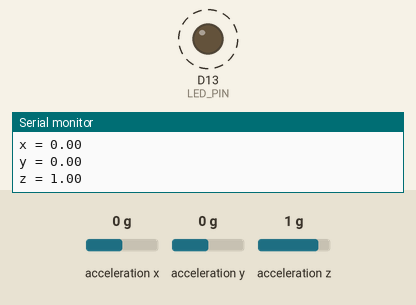
Simulated run of this sketch. Board: Arduino Nano 33 BLE. On the bench: output pins drawn as LEDs (lit = HIGH), the last lines printed to the serial monitor. Dashed ring = blinking. The test bench sets the inputs (shaded band); at power-on: acceleration z 1 g, acceleration y 0 g, acceleration x 0 g.

Above: at 3.2 s.
3.3 s: acceleration z set to 0.7 g
6.8 s: acceleration z set to 0.4 g
At 7.6 s:
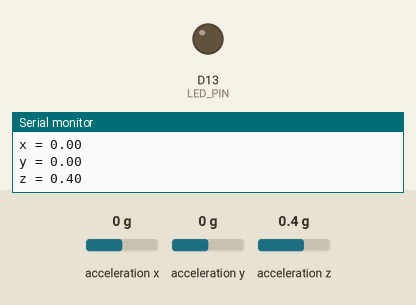
10.0 s: acceleration y set to -0.4 g
13.2 s: acceleration y set to -0.7 g
At 13.36 s:
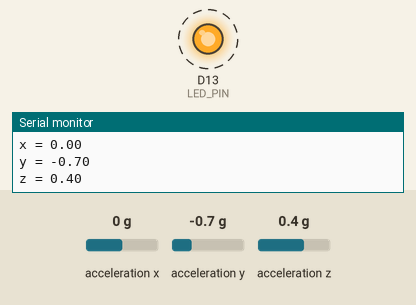
16.7 s: acceleration y set to -1.2 g
20.2 s: acceleration y set to -1.5 g
At 21.2 s:
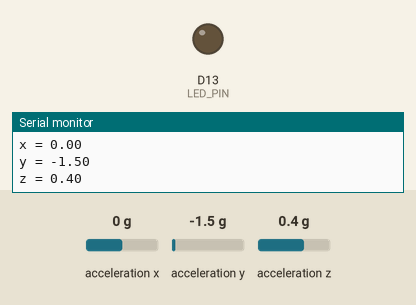
Timing chart, 0 to 23.2 s (numbered marks = the images above; inputs shaded):
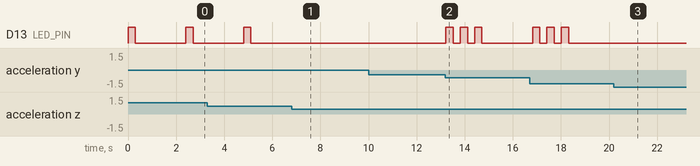

Measured:
- the behaviour switches between 0.6 and 0.5 g on acceleration z (found by bisection; images 0 and 1)
- the behaviour switches between -0.5 and -0.6 g on acceleration y (found by bisection; images 1 and 2)
- the behaviour switches between -1.3 and -1.4 g on acceleration y (found by bisection; images 2 and 3)
- after the input at 6.8 s, D13 (LED_PIN): stops changing and stays LOW
- after the input at 13.2 s, D13 (LED_PIN): alternates HIGH for 0.30 s and LOW for 0.30 s, 6 changes in all, then stays LOW, starting at once
- after the input at 20.2 s, D13 (LED_PIN): stops changing and stays LOW

The sketch:

P2.ino
```cpp
#include <Arduino_LSM9DS1.h>

const int LED_PIN = 13;  // Onboard LED pin
float x, y, z;
int degreesX = 0;
int degreesY = 0;

void setup() {
  pinMode(LED_PIN, OUTPUT);
  Serial.begin(9600);
  while (!Serial);
  Serial.println("Started");

  if (!IMU.begin()) {
    Serial.println("Failed to initialize IMU!");
    while (1);
  }

  Serial.print("Accelerometer sample rate = ");
  Serial.print(IMU.accelerationSampleRate());
  Serial.println("Hz");
}

void loop() {
  if (IMU.accelerationAvailable()) {
    IMU.readAcceleration(x, y, z);
  }

  Serial.print("Accelerometer sample rate = ");
  Serial.print(IMU.accelerationSampleRate());
  Serial.println("Hz");
  Serial.print("x = "); Serial.println(x);
  Serial.print("y = "); Serial.println(y);
  Serial.print("z = "); Serial.println(z);

  if (isSupine(x, y, z)) {
    blinkLED(1);
  } else if (isProne(x, y, z)) {
    blinkLED(2);
  } else if (isSide(x, y, z)) {
    blinkLED(3);
  } else {
    digitalWrite(LED_PIN, LOW);
  }

  delay(1000);
}

bool isSupine(float x, float y, float z) {
  return z > 0.6 && z <= 1.3;  // Restricting the range for supine
}

bool isProne(float x, float y, float z) {
  return z < -0.6 && z >= -1.3;  // Restricting the range for prone
}

bool isSide(float x, float y, float z) {
  return (y > 0.6 && y <= 1.3) || (y < -0.6 && y >= -1.3);  // Restricting the range for side
}

void blinkLED(int times) {
  for (int i = 0; i < times; i++) {
    digitalWrite(LED_PIN, HIGH);
    delay(300);
    digitalWrite(LED_PIN, LOW);
    delay(300);
  }
  delay(800);
}
```
